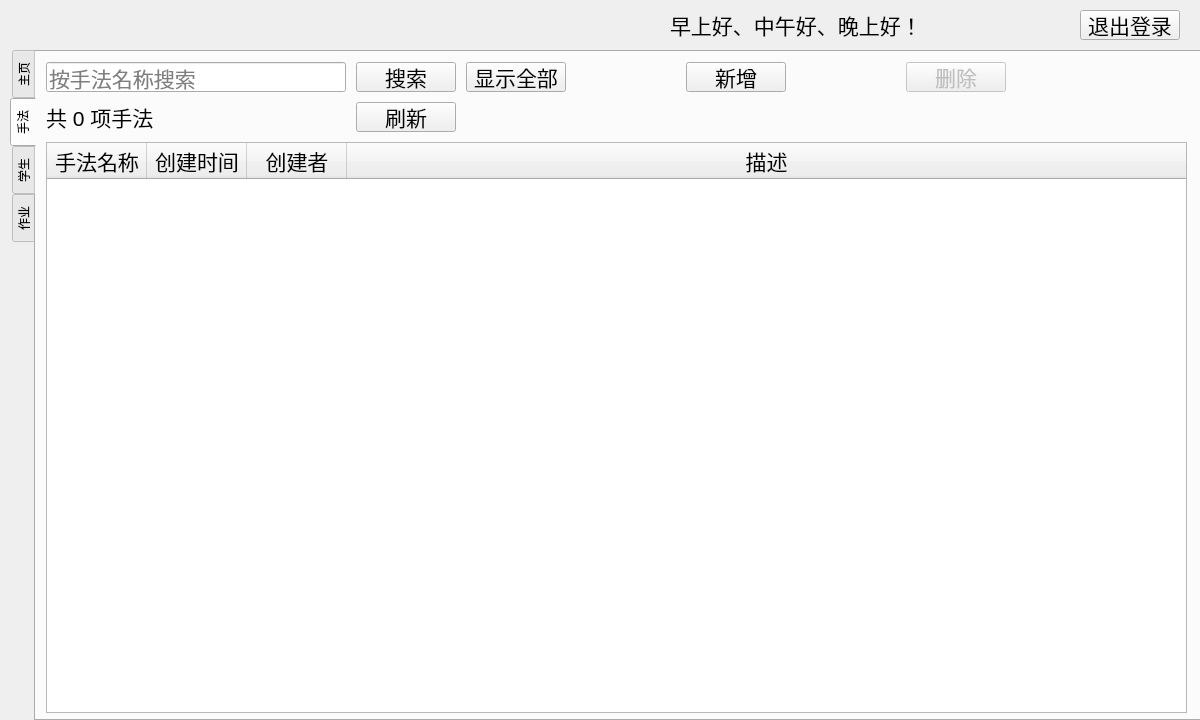
<?xml version="1.0" encoding="UTF-8"?>
<ui version="4.0">
 <class>MainWindow</class>
 <widget class="QWidget" name="MainWindow">
  <property name="geometry">
   <rect>
    <x>0</x>
    <y>0</y>
    <width>1200</width>
    <height>720</height>
   </rect>
  </property>
  <property name="windowTitle">
   <string>针刺手法规范系统</string>
  </property>
  <widget class="QPushButton" name="btnLogout">
   <property name="geometry">
    <rect>
     <x>1080</x>
     <y>10</y>
     <width>100</width>
     <height>30</height>
    </rect>
   </property>
   <property name="font">
    <font>
     <pointsize>16</pointsize>
    </font>
   </property>
   <property name="text">
    <string>退出登录</string>
   </property>
  </widget>
  <widget class="QLabel" name="textGreets">
   <property name="geometry">
    <rect>
     <x>670</x>
     <y>10</y>
     <width>400</width>
     <height>30</height>
    </rect>
   </property>
   <property name="font">
    <font>
     <pointsize>16</pointsize>
    </font>
   </property>
   <property name="text">
    <string>早上好、中午好、晚上好！</string>
   </property>
  </widget>
  <widget class="QTabWidget" name="tabWidget">
   <property name="geometry">
    <rect>
     <x>10</x>
     <y>50</y>
     <width>1191</width>
     <height>671</height>
    </rect>
   </property>
   <property name="tabPosition">
    <enum>QTabWidget::TabPosition::West</enum>
   </property>
   <property name="currentIndex">
    <number>1</number>
   </property>
   <widget class="QWidget" name="tab">
    <attribute name="title">
     <string>主页</string>
    </attribute>
   </widget>
   <widget class="QWidget" name="tab_2">
    <attribute name="title">
     <string>手法</string>
    </attribute>
    <widget class="QLineEdit" name="techniqueSearchEdit">
     <property name="geometry">
      <rect>
       <x>10</x>
       <y>10</y>
       <width>300</width>
       <height>30</height>
      </rect>
     </property>
     <property name="font">
      <font>
       <pointsize>16</pointsize>
      </font>
     </property>
     <property name="placeholderText">
      <string>按手法名称搜索</string>
     </property>
     <property name="clearButtonEnabled">
      <bool>true</bool>
     </property>
    </widget>
    <widget class="QPushButton" name="btnTechniqueAll">
     <property name="geometry">
      <rect>
       <x>430</x>
       <y>10</y>
       <width>100</width>
       <height>30</height>
      </rect>
     </property>
     <property name="font">
      <font>
       <pointsize>16</pointsize>
      </font>
     </property>
     <property name="text">
      <string>显示全部</string>
     </property>
    </widget>
    <widget class="QPushButton" name="btnTechniqueSearch">
     <property name="geometry">
      <rect>
       <x>320</x>
       <y>10</y>
       <width>100</width>
       <height>30</height>
      </rect>
     </property>
     <property name="font">
      <font>
       <pointsize>16</pointsize>
      </font>
     </property>
     <property name="text">
      <string>搜索</string>
     </property>
    </widget>
    <widget class="QLabel" name="labelTechniqueSummary">
     <property name="geometry">
      <rect>
       <x>10</x>
       <y>50</y>
       <width>300</width>
       <height>30</height>
      </rect>
     </property>
     <property name="font">
      <font>
       <pointsize>16</pointsize>
      </font>
     </property>
     <property name="text">
      <string>共 0 项手法</string>
     </property>
    </widget>
    <widget class="QPushButton" name="btnRefreshTechnique">
     <property name="geometry">
      <rect>
       <x>320</x>
       <y>50</y>
       <width>100</width>
       <height>30</height>
      </rect>
     </property>
     <property name="font">
      <font>
       <pointsize>16</pointsize>
      </font>
     </property>
     <property name="text">
      <string>刷新</string>
     </property>
    </widget>
    <widget class="QPushButton" name="btnAddTechnique">
     <property name="geometry">
      <rect>
       <x>650</x>
       <y>10</y>
       <width>100</width>
       <height>30</height>
      </rect>
     </property>
     <property name="font">
      <font>
       <pointsize>16</pointsize>
      </font>
     </property>
     <property name="text">
      <string>新增</string>
     </property>
    </widget>
    <widget class="QPushButton" name="btnDeleteTechnique">
     <property name="enabled">
      <bool>false</bool>
     </property>
     <property name="geometry">
      <rect>
       <x>870</x>
       <y>10</y>
       <width>100</width>
       <height>30</height>
      </rect>
     </property>
     <property name="font">
      <font>
       <pointsize>16</pointsize>
      </font>
     </property>
     <property name="text">
      <string>删除</string>
     </property>
    </widget>
    <widget class="QTableWidget" name="tableTechniques">
     <property name="geometry">
      <rect>
       <x>10</x>
       <y>90</y>
       <width>1141</width>
       <height>571</height>
      </rect>
     </property>
     <property name="font">
      <font>
       <pointsize>16</pointsize>
      </font>
     </property>
     <property name="editTriggers">
      <set>QAbstractItemView::EditTrigger::NoEditTriggers</set>
     </property>
     <property name="alternatingRowColors">
      <bool>true</bool>
     </property>
     <property name="selectionMode">
      <enum>QAbstractItemView::SelectionMode::SingleSelection</enum>
     </property>
     <property name="selectionBehavior">
      <enum>QAbstractItemView::SelectionBehavior::SelectRows</enum>
     </property>
     <attribute name="horizontalHeaderStretchLastSection">
      <bool>true</bool>
     </attribute>
     <attribute name="verticalHeaderVisible">
      <bool>false</bool>
     </attribute>
     <column>
      <property name="text">
       <string>手法名称</string>
      </property>
     </column>
     <column>
      <property name="text">
       <string>创建时间</string>
      </property>
     </column>
     <column>
      <property name="text">
       <string>创建者</string>
      </property>
     </column>
     <column>
      <property name="text">
       <string>描述</string>
      </property>
     </column>
    </widget>
   </widget>
   <widget class="QWidget" name="tab_3">
    <attribute name="title">
     <string>学生</string>
    </attribute>
    <widget class="QLineEdit" name="studentSearchEdit">
     <property name="geometry">
      <rect>
       <x>10</x>
       <y>10</y>
       <width>300</width>
       <height>30</height>
      </rect>
     </property>
     <property name="font">
      <font>
       <pointsize>16</pointsize>
      </font>
     </property>
     <property name="placeholderText">
      <string>按姓名或学号搜索</string>
     </property>
     <property name="clearButtonEnabled">
      <bool>true</bool>
     </property>
    </widget>
    <widget class="QPushButton" name="btnStudentSearch">
     <property name="geometry">
      <rect>
       <x>320</x>
       <y>10</y>
       <width>100</width>
       <height>30</height>
      </rect>
     </property>
     <property name="font">
      <font>
       <pointsize>16</pointsize>
      </font>
     </property>
     <property name="text">
      <string>搜索</string>
     </property>
    </widget>
    <widget class="QPushButton" name="btnStudentAll">
     <property name="geometry">
      <rect>
       <x>430</x>
       <y>10</y>
       <width>100</width>
       <height>30</height>
      </rect>
     </property>
     <property name="font">
      <font>
       <pointsize>16</pointsize>
      </font>
     </property>
     <property name="text">
      <string>显示全部</string>
     </property>
    </widget>
    <widget class="QLabel" name="labelStudentSummary">
     <property name="geometry">
      <rect>
       <x>540</x>
       <y>10</y>
       <width>300</width>
       <height>30</height>
      </rect>
     </property>
     <property name="font">
      <font>
       <pointsize>16</pointsize>
      </font>
     </property>
     <property name="text">
      <string>共 0 名学生</string>
     </property>
    </widget>
    <widget class="QPushButton" name="btnRefreshStudents">
     <property name="geometry">
      <rect>
       <x>850</x>
       <y>10</y>
       <width>100</width>
       <height>30</height>
      </rect>
     </property>
     <property name="font">
      <font>
       <pointsize>16</pointsize>
      </font>
     </property>
     <property name="text">
      <string>刷新</string>
     </property>
    </widget>
    <widget class="QPushButton" name="btnEditScores">
     <property name="enabled">
      <bool>false</bool>
     </property>
     <property name="geometry">
      <rect>
       <x>960</x>
       <y>10</y>
       <width>100</width>
       <height>30</height>
      </rect>
     </property>
     <property name="font">
      <font>
       <pointsize>16</pointsize>
      </font>
     </property>
     <property name="text">
      <string>修改成绩</string>
     </property>
    </widget>
    <widget class="QTableWidget" name="tableStudents">
     <property name="geometry">
      <rect>
       <x>10</x>
       <y>50</y>
       <width>1141</width>
       <height>611</height>
      </rect>
     </property>
     <property name="font">
      <font>
       <pointsize>16</pointsize>
      </font>
     </property>
     <property name="contextMenuPolicy">
      <enum>Qt::ContextMenuPolicy::CustomContextMenu</enum>
     </property>
     <property name="alternatingRowColors">
      <bool>true</bool>
     </property>
    </widget>
   </widget>
   <widget class="QWidget" name="tab_4">
    <attribute name="title">
     <string>作业</string>
    </attribute>
    <widget class="QLineEdit" name="assignmentSearchEdit">
     <property name="geometry">
      <rect>
       <x>10</x>
       <y>10</y>
       <width>300</width>
       <height>30</height>
      </rect>
     </property>
     <property name="font">
      <font>
       <pointsize>16</pointsize>
      </font>
     </property>
     <property name="placeholderText">
      <string>按题目搜索</string>
     </property>
     <property name="clearButtonEnabled">
      <bool>true</bool>
     </property>
    </widget>
    <widget class="QPushButton" name="btnAssignmentSearch">
     <property name="geometry">
      <rect>
       <x>320</x>
       <y>10</y>
       <width>100</width>
       <height>30</height>
      </rect>
     </property>
     <property name="font">
      <font>
       <pointsize>16</pointsize>
      </font>
     </property>
     <property name="text">
      <string>搜索</string>
     </property>
    </widget>
    <widget class="QPushButton" name="btnAssignmentAll">
     <property name="geometry">
      <rect>
       <x>430</x>
       <y>10</y>
       <width>100</width>
       <height>30</height>
      </rect>
     </property>
     <property name="font">
      <font>
       <pointsize>16</pointsize>
      </font>
     </property>
     <property name="text">
      <string>显示全部</string>
     </property>
    </widget>
    <widget class="QPushButton" name="btnAddAssignment">
     <property name="geometry">
      <rect>
       <x>650</x>
       <y>10</y>
       <width>100</width>
       <height>30</height>
      </rect>
     </property>
     <property name="font">
      <font>
       <pointsize>16</pointsize>
      </font>
     </property>
     <property name="text">
      <string>新增</string>
     </property>
    </widget>
    <widget class="QPushButton" name="btnEditAssignment">
     <property name="enabled">
      <bool>false</bool>
     </property>
     <property name="geometry">
      <rect>
       <x>760</x>
       <y>10</y>
       <width>100</width>
       <height>30</height>
      </rect>
     </property>
     <property name="font">
      <font>
       <pointsize>16</pointsize>
      </font>
     </property>
     <property name="text">
      <string>修改</string>
     </property>
    </widget>
    <widget class="QPushButton" name="btnDeleteAssignment">
     <property name="enabled">
      <bool>false</bool>
     </property>
     <property name="geometry">
      <rect>
       <x>870</x>
       <y>10</y>
       <width>100</width>
       <height>30</height>
      </rect>
     </property>
     <property name="font">
      <font>
       <pointsize>16</pointsize>
      </font>
     </property>
     <property name="text">
      <string>删除</string>
     </property>
    </widget>
    <widget class="QLabel" name="labelAssignmentSummary">
     <property name="geometry">
      <rect>
       <x>10</x>
       <y>50</y>
       <width>300</width>
       <height>30</height>
      </rect>
     </property>
     <property name="font">
      <font>
       <pointsize>16</pointsize>
      </font>
     </property>
     <property name="text">
      <string>共 0 项作业</string>
     </property>
    </widget>
    <widget class="QPushButton" name="btnRefreshAssignments">
     <property name="geometry">
      <rect>
       <x>320</x>
       <y>50</y>
       <width>100</width>
       <height>30</height>
      </rect>
     </property>
     <property name="font">
      <font>
       <pointsize>16</pointsize>
      </font>
     </property>
     <property name="text">
      <string>刷新</string>
     </property>
    </widget>
    <widget class="QTableWidget" name="tableAssignments">
     <property name="geometry">
      <rect>
       <x>10</x>
       <y>90</y>
       <width>1141</width>
       <height>571</height>
      </rect>
     </property>
     <property name="font">
      <font>
       <pointsize>16</pointsize>
      </font>
     </property>
     <property name="editTriggers">
      <set>QAbstractItemView::EditTrigger::NoEditTriggers</set>
     </property>
     <property name="alternatingRowColors">
      <bool>true</bool>
     </property>
     <property name="selectionMode">
      <enum>QAbstractItemView::SelectionMode::SingleSelection</enum>
     </property>
     <property name="selectionBehavior">
      <enum>QAbstractItemView::SelectionBehavior::SelectRows</enum>
     </property>
     <attribute name="horizontalHeaderStretchLastSection">
      <bool>true</bool>
     </attribute>
     <attribute name="verticalHeaderVisible">
      <bool>false</bool>
     </attribute>
     <column>
      <property name="text">
       <string>题目</string>
      </property>
     </column>
     <column>
      <property name="text">
       <string>起始时间</string>
      </property>
     </column>
     <column>
      <property name="text">
       <string>截止时间</string>
      </property>
     </column>
     <column>
      <property name="text">
       <string>标准手法</string>
      </property>
     </column>
     <column>
      <property name="text">
       <string>状态</string>
      </property>
     </column>
     <column>
      <property name="text">
       <string>描述</string>
      </property>
     </column>
    </widget>
   </widget>
  </widget>
 </widget>
 <resources/>
 <connections/>
</ui>
